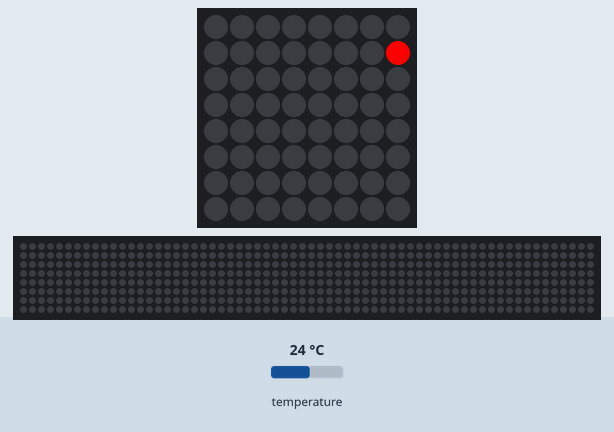
A program run on a simulated Raspberry Pi (BCM pin numbers) with a Sense HAT. Shown: the Sense HAT's 8×8 RGB LED matrix, a strip that is not on the board, showing the scrolling text unrolled. The inputs (shaded band) are chosen by the test bench; at power-on: temperature 24 °C. The 64×8 strip is a reading aid, not a part: it shows the text the matrix is scrolling, unrolled, one strip-width of it at a time; what the program prints to the terminal is not drawn. At 6.9 s the program stops and its outputs stay as they are.

Above: at 0.17 s.
At 0.97 s:
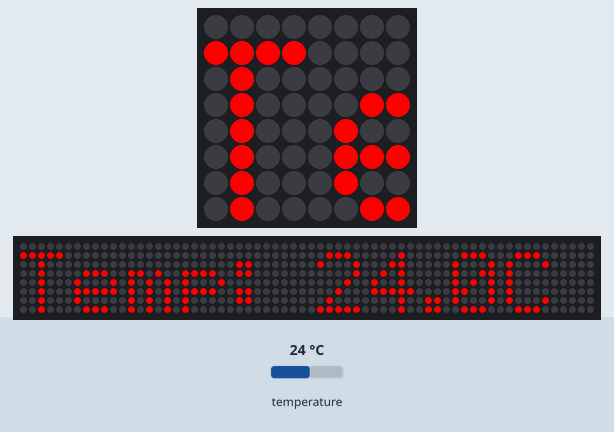
At 1.78 s:
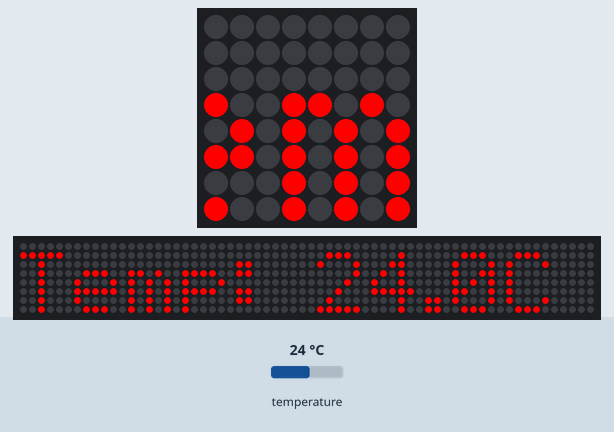
At 3.49 s:
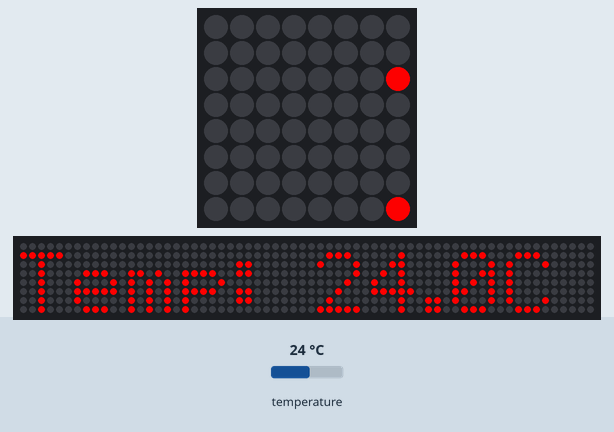
At 5.1 s:
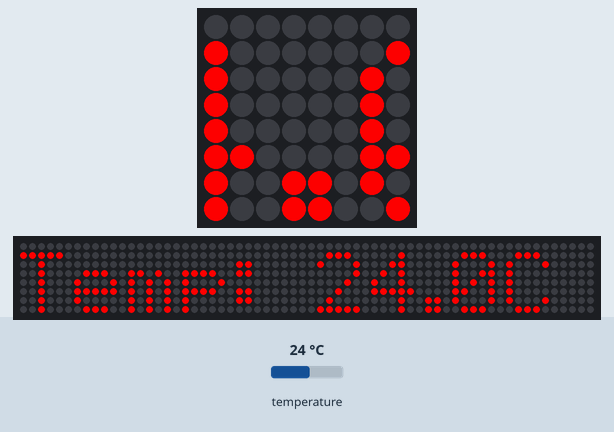
At 6.82 s:
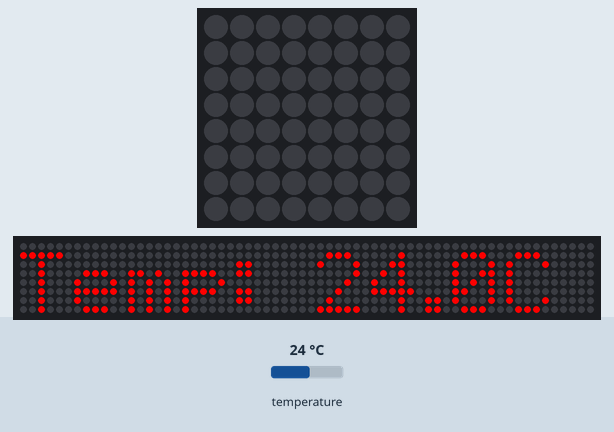

The program:

temperature_display.py
```python
import time
from sense_hat import SenseHat

sense = SenseHat()

def display_temperature(sense):
    try:
        # First attempt: Try direct temperature reading
        try:
            temperature = sense.get_temperature()
            print("Debug: Retrieved temperature value:", temperature)
            if temperature is None:
                raise OSError("Temperature sensor returned None")
        except OSError as e:
            print(f"Direct temperature reading failed: {e}")
            # Second attempt: Use temperature from pressure sensor
            print("Trying temperature from pressure sensor...")
            try:
                # Get temperature from pressure sensor
                temperature = sense.get_temperature_from_pressure()
                print(f"Using temperature from pressure sensor: {temperature:.1f}°C")
            except Exception as e:
                print(f"Alternative method failed: {e}")
                raise OSError("All temperature sensing methods failed")

        # Display the temperature value on the Sense HAT
        sense.show_message(f'Temp: {temperature:.1f}C', text_colour=(255, 0, 0))
        print(f'Temperature: {temperature:.1f}C')
    except OSError as e:
        # Handle sensor initialization failure gracefully
        print(f"Error: {e}")
        sense.clear()
        sense.show_letter("E", text_colour=(255, 0, 0))  # Display "E" for error
        time.sleep(1)  # Show the error briefly
        sense.clear()

def main():
    try:
        # Initialize the Sense HAT
        print("Debug: Sense HAT initialization")

        # Display temperature
        display_temperature(sense)
    except Exception as e:
        print(f"Unexpected error: {e}")
        sense.clear()
        sense.show_letter("E", text_colour=(255, 0, 0))  # Display "E" for unexpected errors
        time.sleep(1)
        sense.clear()

if __name__ == "__main__":
    main()
```
